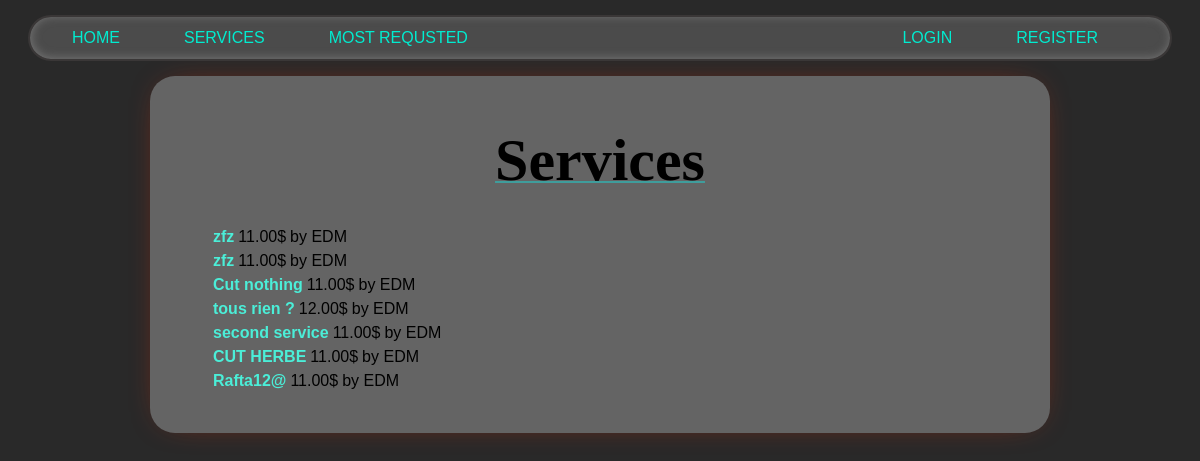
Page /services/ on the committed database.
### services/models.py (models this page shows)
class Service(models.Model):
    company = models.ForeignKey(Company, on_delete=models.CASCADE)
    name = models.CharField(max_length=40)
    description = models.TextField()
    price_hour = models.DecimalField(decimal_places=2, max_digits=100)
    rating = models.IntegerField(validators=[MinValueValidator(
        0), MaxValueValidator(5)], default=0)
    choices = FIELD_CHOICE
    field = models.CharField(max_length=30, blank=False,
                             null=False, choices=choices)
    date = models.DateTimeField(auto_now=True, null=False)
    nb_request=models.IntegerField(default=1, null=False)
    def __str__(self):
        return self.name

### users/models.py (models this page shows, shortened)
class Company(models.Model):
    user = models.OneToOneField(
    User, on_delete=models.CASCADE, primary_key=True)
    field = models.CharField(max_length=70, choices=(('Air Conditioner', 'Air Conditioner'),
                                                     ('All in One', 'All in One'),
                                                     ('Carpentry', 'Carpentry'),
                                                     ('Electricity',
                                                      'Electricity'),
                                                     ('Gardening', 'Gardening'),
                                                     ('Home Machines',
                                                      'Home Machines'),
                                                     ('House Keeping',
                                                      'House Keeping'),
                                                     ('Interior Design',
                                                      'Interior Design'),
                                                     ('Locks', 'Locks'),
                                                     ('Painting', 'Painting'),
                                                     ('Plumbing', 'Plumbing'),
                                                     ('Water Heaters', 'Water Heaters')), blank=False, null=False)
    rating = models.IntegerField(
        validators=[MaxValueValidator(5), MinValueValidator(0)], default=0)

class User(AbstractUser):
    is_company = models.BooleanField(default=False)
    is_customer = models.BooleanField(default=False)
    birth=models.DateField(null=True, default='2000-01-01')
    email = models.CharField(max_length=100, unique=True)

### services/views.py (the view)
# urls.py: path('', v.service_list, name='services_list'),
def service_list(request):
    services = Service.objects.all().order_by("-date")
    service= Service.objects.all()
    return render(request, 'services/list.html', {'services': services, 'service':service})

### services/templates/services/list.html (shortened to what this page needs)
{% extends 'main/base.html' %}
{% block content %}
    <p class="title">Services</p>
    <div class='services_list'>
        {% if services %}
            {% for service in services.all %}
            <table><thead>
                <tr>
                  <th><a href="/services/{{service.id}}">{{service}}</a></th>
                  <td>{{service.price_hour}}$</td>
                  <td>by {{service.company.user}}</td>
                </tr></thead>
              </table>
            {% endfor %}
        {% else %}
            <h2>Sorry No services available yet</h2>
        {% endif %}
    </div>
{% endblock %}

### static/css/style.css (style rules this page uses)
body { background: #292929; font-family: 'Lexend Exa', sans-serif; padding: 0; margin: 0; }
a { color: #4beed8; text-decoration: none; }
.content p { text-align: center; margin: 30px 0px; white-space: pre-line; }
.title { text-align: center; font-family: 'Times New Roman', Times, serif; font-size: 60px; font-weight: bold; text-decoration: 2px underline; text-decoration-color: rgba(0, 255, 251, 0.37); }
.services_list { padding: 0; margin-bottom: 20px; }

### rows in the picture
Service: name "zfz", price_hour "11.00", company.user "EDM"
Service: name "zfz", price_hour "11.00", company.user "EDM"
Service: name "Cut nothing", price_hour "11.00", company.user "EDM"
Service: name "tous rien ?", price_hour "12.00", company.user "EDM"
Service: name "second service", price_hour "11.00", company.user "EDM"
Service: name "CUT HERBE", price_hour "11.00", company.user "EDM"
Service: name "Rafta12@", price_hour "11.00", company.user "EDM"
